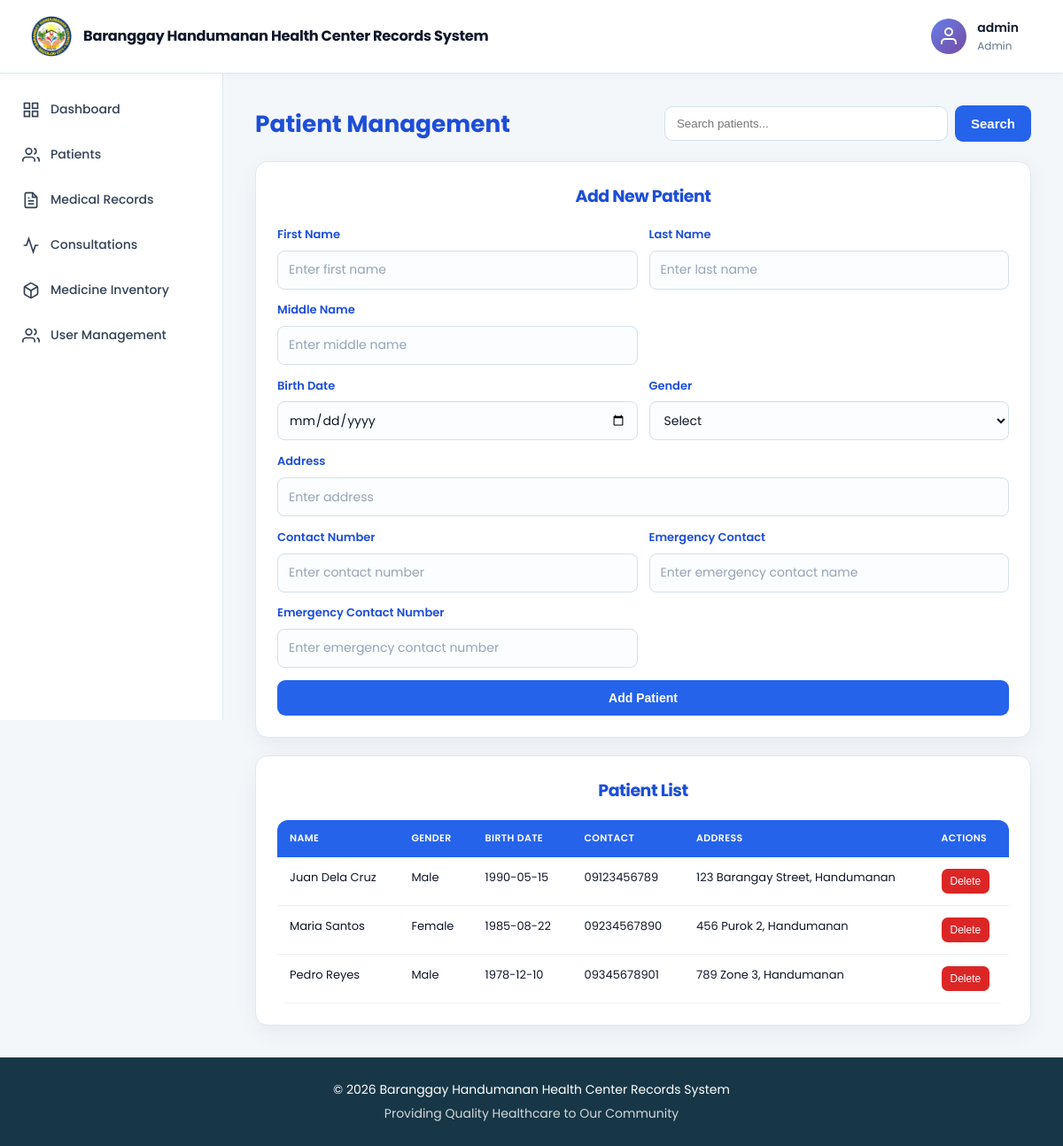
Screenshot of /modules/patients.php (signed in) with the database file from the repository.
### tables this page shows
CREATE TABLE IF NOT EXISTS patients (
    id INT AUTO_INCREMENT PRIMARY KEY,
    first_name VARCHAR(50) NOT NULL,
    last_name VARCHAR(50) NOT NULL,
    middle_name VARCHAR(50),
    birth_date DATE NOT NULL,
    gender ENUM('Male', 'Female') NOT NULL,
    address TEXT NOT NULL,
    contact_number VARCHAR(20) NOT NULL,
    emergency_contact VARCHAR(100) NOT NULL,
    emergency_contact_number VARCHAR(20) NOT NULL,
    created_at TIMESTAMP DEFAULT CURRENT_TIMESTAMP
);

### classes/person.php (called while the page is built, shortened)
<?php
class Person {
    public function __construct($pdo) {
        $this->pdo = $pdo;
    }
}
?>

### classes/Patient.php (called while the page is built, shortened)
<?php
require_once 'person.php';
class Patient extends Person {
    public function getAllPatients() {
        $sql = "SELECT * FROM patients ORDER BY created_at DESC";
        $stmt = $this->pdo->query($sql);
        return $stmt->fetchAll();
    }
}
?>

### modules/patients.php (the view, shortened to what this page needs)
<?php
require_once '../config/database.php';
require_once '../classes/Patient.php';
$patient = new Patient($pdo);
$search = isset($_GET['search']) ? trim($_GET['search']) : '';
if ($search) {
    $patients = $patient->searchPatients($search);
} else {
    $patients = $patient->getAllPatients();
}
?>
<!DOCTYPE html>
<html lang="en">
<head>
    <?php include '../components/header.php'; ?>
</head>
<body>
    <?php include '../components/navbar2.php'; ?>
    <div class="dashboard-container">
        <?php include '../components/sidebar.php'; ?>
        <main class="dashboard-content">
            <div class="module-header">
                <h1>Patient Management</h1>
                <form method="GET" class="search-form">
                    <input type="text" name="search" placeholder="Search patients..." value="<?php echo htmlspecialchars($search); ?>">
                    <button type="submit">Search</button>
                </form>
            </div>
            <div class="module-content">
                <div class="form-section">
                    <h2>Add New Patient</h2>
                    <form method="POST" class="module-form">
                        <div class="form-row">
                            <div class="form-group">
                                <label>First Name</label>
                                <input type="text" name="first_name" required placeholder="Enter first name" autocomplete="given-name">
                            </div>
                            <div class="form-group">
                                <label>Last Name</label>
                                <input type="text" name="last_name" required placeholder="Enter last name" autocomplete="family-name">
                            </div>
                            <div class="form-group">
                                <label>Middle Name</label>
                                <input type="text" name="middle_name" placeholder="Enter middle name" autocomplete="additional-name">
                            </div>
                        </div>
                        <div class="form-row">
                            <div class="form-group">
                                <label>Birth Date</label>
                                <input type="date" name="birth_date" required>
                            </div>
                            <div class="form-group">
                                <label>Gender</label>
                                <select name="gender" required>
                                    <option value="">Select</option>
                                </select>
                            </div>
                        </div>
                        <div class="form-group">
                            <label>Address</label>
                            <input type="text" name="address" required placeholder="Enter address" autocomplete="street-address">
                        </div>
                        <div class="form-row">
                            <div class="form-group">
                                <label>Contact Number</label>
                                <input type="tel" name="contact_number" required placeholder="Enter contact number" autocomplete="tel">
                            </div>
                            <div class="form-group">
                                <label>Emergency Contact</label>
                                <input type="text" name="emergency_contact" required placeholder="Enter emergency contact name">
                            </div>
                            <div class="form-group">
                                <label>Emergency Contact Number</label>
                                <input type="tel" name="emergency_contact_number" required placeholder="Enter emergency contact number" autocomplete="tel">
                            </div>
                        </div>
                        <button type="submit" class="submit-btn">Add Patient</button>
                    </form>
                </div>
                <div class="table-section">
                    <h2>Patient List</h2>
                    <table class="data-table">
                        <thead>
                            <tr>
                                <th>Name</th>
                                <th>Gender</th>
                                <th>Birth Date</th>
                                <th>Contact</th>
                                <th>Address</th>
                                <th>Actions</th>
                            </tr>
                        </thead>
                        <tbody>
                            <?php if (empty($patients)): ?>
                                <tr>
                                    <td colspan="6" style="text-align: center;">No patients found</td>
                                </tr>
                            <?php else: ?>
                                <?php foreach ($patients as $p): ?>
                                    <tr>
                                        <td><?php echo htmlspecialchars($p['first_name'] . ' ' . $p['last_name']); ?></td>
                                        <td><?php echo htmlspecialchars($p['gender']); ?></td>
                                        <td><?php echo htmlspecialchars($p['birth_date']); ?></td>
                                        <td><?php echo htmlspecialchars($p['contact_number']); ?></td>
                                        <td><?php echo htmlspecialchars($p['address']); ?></td>
                                        <td>
                                            <form method="POST" style="display: inline;">
                                                <button type="submit" class="delete-btn" onclick="return confirm('Are you sure?')">Delete</button>
                                            </form>
                                        </td>
                                    </tr>
                                <?php endforeach; ?>
                            <?php endif; ?>
                        </tbody>
                    </table>
                </div>
            </div>
        </main>
    </div>
    <?php include '../components/footer.php'; ?>
</body>
</html>

### rows the page displays
patients: first_name+last_name "Juan Dela Cruz", gender "Male", birth_date "1990-05-15", contact_number "09123456789", address "123 Barangay Street, Handumanan"
patients: first_name+last_name "Maria Santos", gender "Female", birth_date "1985-08-22", contact_number "09234567890", address "456 Purok 2, Handumanan"
patients: first_name+last_name "Pedro Reyes", gender "Male", birth_date "1978-12-10", contact_number "09345678901", address "789 Zone 3, Handumanan"

### other values shown
$username "admin"
$roleDisplay "Admin"
